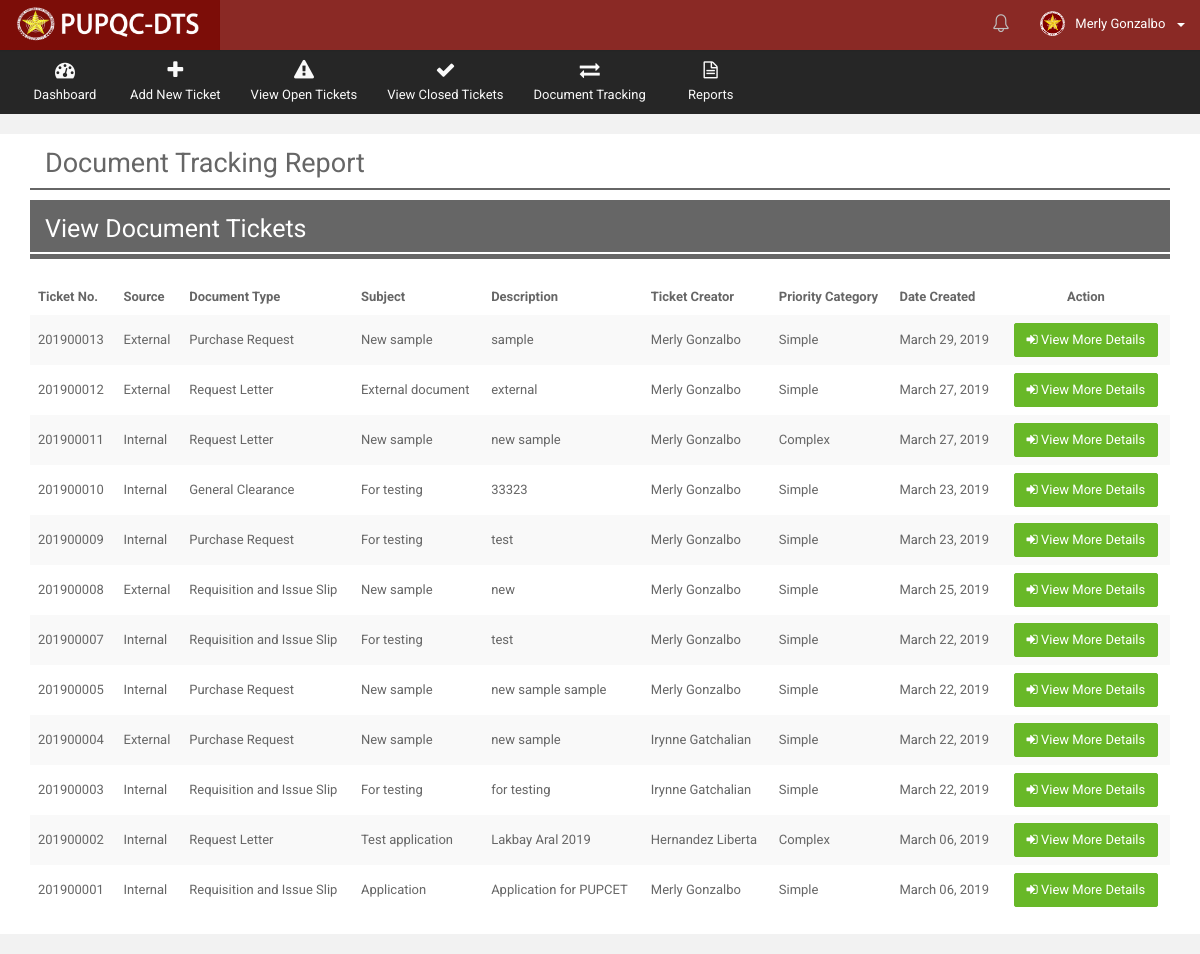
/Web/Department/views/rep_docu_track.php (signed in), run on the app's committed database.
### tables this page shows
CREATE TABLE `t_accounts` (
  `acc_ID` int(10) NOT NULL,
  `acc_empID` int(10) NOT NULL,
  `acc_username` varchar(100) NOT NULL,
  `acc_password` varchar(100) NOT NULL,
  `acc_email` varchar(255) DEFAULT NULL,
  `acc_user_role` int(10) NOT NULL,
  `acc_active_flag` varchar(20) NOT NULL DEFAULT 'Active',
  `acc_timestamp` datetime NOT NULL DEFAULT CURRENT_TIMESTAMP,
  `acc_mod_date` datetime NOT NULL DEFAULT CURRENT_TIMESTAMP
);

CREATE TABLE `t_employees` (
  `emp_ID` int(10) NOT NULL,
  `emp_lastname` varchar(100) NOT NULL,
  `emp_middlename` varchar(100) DEFAULT NULL,
  `emp_firstname` varchar(100) NOT NULL,
  `emp_office` int(10) NOT NULL,
  `emp_position` varchar(50) NOT NULL,
  `emp_picture` varchar(255) DEFAULT 'default.png',
  `emp_active_flag` bit(1) NOT NULL DEFAULT b'1',
  `emp_mod_date` datetime NOT NULL DEFAULT CURRENT_TIMESTAMP
);

CREATE TABLE `t_document_track_history` (
  `docu_tr_his_ID` int(10) NOT NULL,
  `docu_tr_his_ticket_no` varchar(255) NOT NULL,
  `docu_tr_his_doctype` int(10) NOT NULL,
  `docu_tr_his_sourcetype` int(10) NOT NULL,
  `docu_tr_his_ext_source_desc` varchar(255) DEFAULT NULL,
  `docu_tr_his_prioritytype` int(10) NOT NULL,
  `docu_tr_his_count_date_process` varchar(10) NOT NULL,
  `docu_tr_his_from_office` int(10) NOT NULL,
  `docu_tr_his_to_office` int(10) DEFAULT NULL,
  `docu_tr_his_subject` varchar(255) NOT NULL,
  `docu_tr_his_desc` varchar(255) NOT NULL,
  `docu_tr_his_closing_remarks` varchar(255) DEFAULT NULL,
  `docu_tr_his_remarks` varchar(255) DEFAULT NULL,
  `docu_tr_his_asignatory` varchar(255) NOT NULL,
  `docu_tr_his_createdby` int(10) NOT NULL,
  `docu_tr_his_receiver` int(10) DEFAULT NULL,
  `docu_tr_his_sender` int(10) DEFAULT NULL,
  `docu_tr_his_closedby` int(10) DEFAULT NULL,
  `docu_tr_his_reopenedby` int(10) DEFAULT NULL,
  `docu_tr_his_receiving_stat` varchar(30) DEFAULT NULL,
  `docu_tr_his_date_create` date NOT NULL,
  `docu_tr_his_time_create` time NOT NULL,
  `docu_tr_his_date_sent` date DEFAULT NULL,
  `docu_tr_his_time_sent` time DEFAULT NULL,
  `docu_tr_his_date_received` date DEFAULT NULL,
  `docu_tr_his_time_received` time DEFAULT NULL,
  `docu_tr_his_date_done` date DEFAULT NULL,
  `docu_tr_his_time_done` time DEFAULT NULL,
  `docu_tr_his_date_reopened` date DEFAULT NULL,
  `docu_tr_his_time_reopened` time DEFAULT NULL,
  `docu_tr_his_status` varchar(20) NOT NULL DEFAULT 'OPEN',
  `docu_tr_his_overdue_stat` varchar(10) NOT NULL DEFAULT 'NO',
  `docu_tr_his_action` varchar(30) NOT NULL,
  `docu_tr_his_notif_stat` bit(1) NOT NULL DEFAULT b'1',
  `docu_tr_his_disp_stat` bit(1) NOT NULL DEFAULT b'1',
  `docu_tr_his_timestamp` datetime NOT NULL DEFAULT CURRENT_TIMESTAMP
);

CREATE TABLE `r_source_type` (
  `source_ID` int(10) NOT NULL,
  `source_desc` varchar(50) NOT NULL,
  `source_stat` bit(1) NOT NULL DEFAULT b'1',
  `source_timestamp` datetime NOT NULL DEFAULT CURRENT_TIMESTAMP
);

CREATE TABLE `r_document_type` (
  `docutype_ID` int(10) NOT NULL,
  `docutype_desc` varchar(50) NOT NULL,
  `docutype_stat` bit(1) NOT NULL DEFAULT b'1',
  `docutype_timestamp` datetime NOT NULL DEFAULT CURRENT_TIMESTAMP
);

CREATE TABLE `r_priority_type` (
  `priority_ID` int(10) NOT NULL,
  `priority_desc` varchar(50) NOT NULL,
  `priority_date_count` int(10) NOT NULL,
  `priority_stat` bit(1) NOT NULL DEFAULT b'1',
  `priority_timestamp` datetime NOT NULL DEFAULT CURRENT_TIMESTAMP
);

### Web/Department/views/get_view_table_report_trace.php (the view, shortened to what this page needs)
<?php
           $receiver_query = mysqli_query($connection,"SELECT * FROM `t_accounts` AS ACC
                                                              INNER JOIN `t_employees` AS EMP
                                                              INNER JOIN `r_office` AS OFF
                                                              ON ACC.acc_empID = EMP.emp_ID
                                                              and EMP.emp_office = OFF.office_ID
                                                              WHERE ACC.acc_ID = '$userID'");
           while($rq = mysqli_fetch_array($receiver_query))
           {
              $receiving_office = $rq["office_ID"];
           }
           $view_query = mysqli_query($connection,"SELECT * FROM `t_document_track_history` AS DOCU
                                                     INNER JOIN `r_document_type` AS TYPE
                                                     ON TYPE.docutype_ID = DOCU.docu_tr_his_doctype
                                                     INNER JOIN `r_source_type` AS SRC
                                                     ON SRC.source_ID = DOCU.docu_tr_his_sourcetype
                                                     INNER JOIN `r_priority_type` AS PRIO
                                                     ON PRIO.priority_ID = DOCU.docu_tr_his_prioritytype
                                                     WHERE DOCU.docu_tr_his_from_office = '$receiving_office'
                                                     or DOCU.docu_tr_his_sender = '$userID'
                                                     or DOCU.docu_tr_his_to_office = '$receiving_office'
                                                     GROUP BY DOCU.docu_tr_his_ticket_no
                                                     ORDER BY DOCU.docu_tr_his_ticket_no DESC");
            if(mysqli_num_rows($view_query) > 0)
            {
               while($row = mysqli_fetch_array($view_query))
               {
                   $docu_tr_ID = $row["docu_tr_his_ID"];
                   $docu_tr_ticket_no = $row["docu_tr_his_ticket_no"];
                   $docu_tr_subject = $row["docu_tr_his_subject"];
                   $docu_tr_date_create = new datetime($row["docu_tr_his_date_create"]);
                   $docu_tr_desc = $row["docu_tr_his_desc"];
                   $docu_tr_createdby = $row["docu_tr_his_createdby"];
                   $docutype_desc = $row['docutype_desc'];
                   $source_desc = $row["source_desc"];
                   $priority_desc = $row["priority_desc"];
                   $date_create = $docu_tr_date_create->format('F d, Y');
                   $getsender = mysqli_query($connection, "SELECT * FROM `t_employees` AS EMP
                                                                   INNER JOIN `r_office` AS OFF
                                                                   ON EMP.emp_office = OFF.office_ID
                                                           WHERE EMP.emp_ID = '$docu_tr_createdby'");
                   while($sender_row = mysqli_fetch_array($getsender))
                   {
                     $sender_fname = $sender_row["emp_firstname"];
                     $sender_lname = $sender_row["emp_lastname"];
                     $sender_compname = $sender_fname.' '.$sender_lname;
                   }
                     echo
                     '<tr class="gradeX">
                        <td style="display: none"> '.$docu_tr_ID.' </td>
                        <td style=""> '.$docu_tr_ticket_no.' </td>
                        <td style=""> '.$source_desc.' </td>
                        <td style=""> '.$docutype_desc.' </td>
                        <td style=""> '.$docu_tr_subject.' </td>
                        <td style=""> '.$docu_tr_desc.' </td>
                        <td style=""> '.$sender_compname.' </td>
                        <td style=""> '.$priority_desc.' </td>
                        <td style=""> '.$date_create.' </td>
                        <td style="">
                          <center>
                           <a href="ticket_trace_report.php?getID='.$docu_tr_ticket_no.'" class="btn btn-success btn-round" title="View Traces">
                             <i class="fa fa-sign-in"></i> View More Details</a>
                          </center>
                        </td>
                     </tr>  ';
               }
            }
            else
            {
            }
   ?>

### Web/Department/utilities/Notification.php (shortened to what this page needs)
<body class="page-header-fixed page-sidebar-fixed page-layout-full-width" style="background-color: #f2f2f2" >
  <div >
    <div class="page-wrapper" >
      <header class="header">
        <div class="logo">
          <a data-toggle="modal" href="#about_us" class="logo-text">
            <img src="../../../resources-web/images/dtslogo.png" style="width:100%; margin: 1%;" alt="">
          </a>
        </div>
        <nav role="navigation" class="navbar navbar-static-top">
          <div class="navbar-right">
            <ul class="nav navbar-nav">
              <?php include("Inner_Notif_Function.php");?>
              <li class="dropdown dropdown-user menu-user">
                <a href="#" data-toggle="dropdown" class="dropdown-toggle">
                   <?php
                        $userID = $_SESSION['UserID'];
                        $view_query = mysqli_query($connection,"SELECT * FROM `t_accounts` AS ACC
                                                                INNER JOIN `r_user_role` AS USR
                                                                INNER JOIN `t_employees` AS EMP
                                                                INNER JOIN `r_office` AS OFF
                                                                ON  ACC.acc_user_role = USR.usr_ID
                                                                and EMP.emp_office = OFF.office_ID
                                                                and ACC.acc_empID = EMP.emp_ID
                                                                WHERE ACC.acc_ID = '$userID'
                                                                ");
                        while($row = mysqli_fetch_assoc($view_query))
                        {
                            $emp_lname = $row["emp_lastname"];
                            $emp_fname = $row["emp_firstname"];
                            $compname = $emp_fname.' '.$emp_lname;
                        }
                   ?>
                  <img src="../../../resources-web/images/PUPlogo.png" alt="User Image" class="img-circle"/>
                  <span class="hidden-xs" style="color: white">
                     <?php echo $compname; ?>
                  </span>&nbsp;
                  <b class="caret"></b>
                </a>
                  </li>
                </ul>
          </div>
        </nav>
      </header>

### resources-web/assets/css/themes/default.css (style rules this page uses)
.page-wrapper { float: left; width: 100%; position: relative; }
.header { position: absolute; top: 0; left: 0; right: 0; z-index: 999; }
body .header { position: relative; max-height: 100px; }
body .header .navbar { height: 50px; margin-bottom: 0; margin-left: 220px; background-color: #7c0d08e0; -webkit-box-shadow: 0 1px 1px rgba(0, 0, 0, 0.05); box-shadow: 0 1px 1px rgba(0, 0, 0, 0.05); }
body .header .navbar .navbar-right ul.navbar-nav > li { height: 50px; }
body .header .navbar .navbar-right ul.navbar-nav > li.dropdown-user img { margin-top: -3px; margin-right: 7px; height: 25px; }
body .header .navbar .nav a { padding-top: 14px; padding-bottom: 14px; }
body .header .logo { font-family: 'Squada One'; float: left; font-size: 30px; text-align: left; padding: 0 15px; width: 220px; height: 50px; display: block; background-color: #393235; -webkit-box-shadow: 0 1px 1px rgba(0, 0, 0, 0.05); box-shadow: 0 1px 1px rgba(0, 0, 0, 0.05); }
body .header .logo a.logo-text { color: #ffba00; -webkit-text-shadow: 3px 3px 3px rgba(0, 0, 0, 0.1); text-shadow: 3px 3px 3px rgba(0, 0, 0, 0.1); -webkit-transition: all 0.2s ease-out; -o-transition: all 0.2s ease-out; transition: all 0.2s ease-out; }
.page-header-fixed .header { position: fixed; }
.page-header-fixed .page-wrapper { margin-top: 50px; }
.page-layout-full-width .page-wrapper .header .logo { background-color: #7c0d08; }
.page-layout-full-width .page-wrapper .header .logo a.logo-text { color: #68b828; }

### data on the page
t_accounts: acc_empID.emp_lastname "Merly Gonzalbo"
t_document_track_history: docu_tr_his_ticket_no "201900013", docu_tr_his_sourcetype.source_desc "External", docu_tr_his_doctype.docutype_desc "Purchase Request", docu_tr_his_subject "New sample", docu_tr_his_desc "sample", t_employees.emp_firstname+emp_lastname "Merly Gonzalbo", docu_tr_his_prioritytype.priority_desc "Simple", docu_tr_his_date_create "March 29, 2019"
t_document_track_history: docu_tr_his_ticket_no "201900012", docu_tr_his_sourcetype.source_desc "External", docu_tr_his_doctype.docutype_desc "Request Letter", docu_tr_his_subject "External document", docu_tr_his_desc "external", t_employees.emp_firstname+emp_lastname "Merly Gonzalbo", docu_tr_his_prioritytype.priority_desc "Simple", docu_tr_his_date_create "March 27, 2019"
t_document_track_history: docu_tr_his_ticket_no "201900011", docu_tr_his_sourcetype.source_desc "Internal", docu_tr_his_doctype.docutype_desc "Request Letter", docu_tr_his_subject "New sample", docu_tr_his_desc "new sample", t_employees.emp_firstname+emp_lastname "Merly Gonzalbo", docu_tr_his_prioritytype.priority_desc "Complex", docu_tr_his_date_create "March 27, 2019"
t_document_track_history: docu_tr_his_ticket_no "201900010", docu_tr_his_sourcetype.source_desc "Internal", docu_tr_his_doctype.docutype_desc "General Clearance", docu_tr_his_subject "For testing", docu_tr_his_desc "33323", t_employees.emp_firstname+emp_lastname "Merly Gonzalbo", docu_tr_his_prioritytype.priority_desc "Simple", docu_tr_his_date_create "March 23, 2019"
t_document_track_history: docu_tr_his_ticket_no "201900009", docu_tr_his_sourcetype.source_desc "Internal", docu_tr_his_doctype.docutype_desc "Purchase Request", docu_tr_his_subject "For testing", docu_tr_his_desc "test", t_employees.emp_firstname+emp_lastname "Merly Gonzalbo", docu_tr_his_prioritytype.priority_desc "Simple", docu_tr_his_date_create "March 23, 2019"
t_document_track_history: docu_tr_his_ticket_no "201900008", docu_tr_his_sourcetype.source_desc "External", docu_tr_his_doctype.docutype_desc "Requisition and Issue Slip", docu_tr_his_subject "New sample", docu_tr_his_desc "new", t_employees.emp_firstname+emp_lastname "Merly Gonzalbo", docu_tr_his_prioritytype.priority_desc "Simple", docu_tr_his_date_create "March 25, 2019"
t_document_track_history: docu_tr_his_ticket_no "201900007", docu_tr_his_sourcetype.source_desc "Internal", docu_tr_his_doctype.docutype_desc "Requisition and Issue Slip", docu_tr_his_subject "For testing", docu_tr_his_desc "test", t_employees.emp_firstname+emp_lastname "Merly Gonzalbo", docu_tr_his_prioritytype.priority_desc "Simple", docu_tr_his_date_create "March 22, 2019"
t_document_track_history: docu_tr_his_ticket_no "201900005", docu_tr_his_sourcetype.source_desc "Internal", docu_tr_his_doctype.docutype_desc "Purchase Request", docu_tr_his_subject "New sample", docu_tr_his_desc "new sample sample", t_employees.emp_firstname+emp_lastname "Merly Gonzalbo", docu_tr_his_prioritytype.priority_desc "Simple", docu_tr_his_date_create "March 22, 2019"
t_document_track_history: docu_tr_his_ticket_no "201900004", docu_tr_his_sourcetype.source_desc "External", docu_tr_his_doctype.docutype_desc "Purchase Request", docu_tr_his_subject "New sample", docu_tr_his_desc "new sample", t_employees.emp_firstname+emp_lastname "Irynne Gatchalian", docu_tr_his_prioritytype.priority_desc "Simple", docu_tr_his_date_create "March 22, 2019"
t_document_track_history: docu_tr_his_ticket_no "201900003", docu_tr_his_sourcetype.source_desc "Internal", docu_tr_his_doctype.docutype_desc "Requisition and Issue Slip", docu_tr_his_subject "For testing", docu_tr_his_desc "for testing", t_employees.emp_firstname+emp_lastname "Irynne Gatchalian", docu_tr_his_prioritytype.priority_desc "Simple", docu_tr_his_date_create "March 22, 2019"
t_document_track_history: docu_tr_his_ticket_no "201900002", docu_tr_his_sourcetype.source_desc "Internal", docu_tr_his_doctype.docutype_desc "Request Letter", docu_tr_his_subject "Test application", docu_tr_his_desc "Lakbay Aral 2019", t_employees.emp_firstname+emp_lastname "Hernandez Liberta", docu_tr_his_prioritytype.priority_desc "Complex", docu_tr_his_date_create "March 06, 2019"
t_document_track_history: docu_tr_his_ticket_no "201900001", docu_tr_his_sourcetype.source_desc "Internal", docu_tr_his_doctype.docutype_desc "Requisition and Issue Slip", docu_tr_his_subject "Application", docu_tr_his_desc "Application for PUPCET", t_employees.emp_firstname+emp_lastname "Merly Gonzalbo", docu_tr_his_prioritytype.priority_desc "Simple", docu_tr_his_date_create "March 06, 2019"
